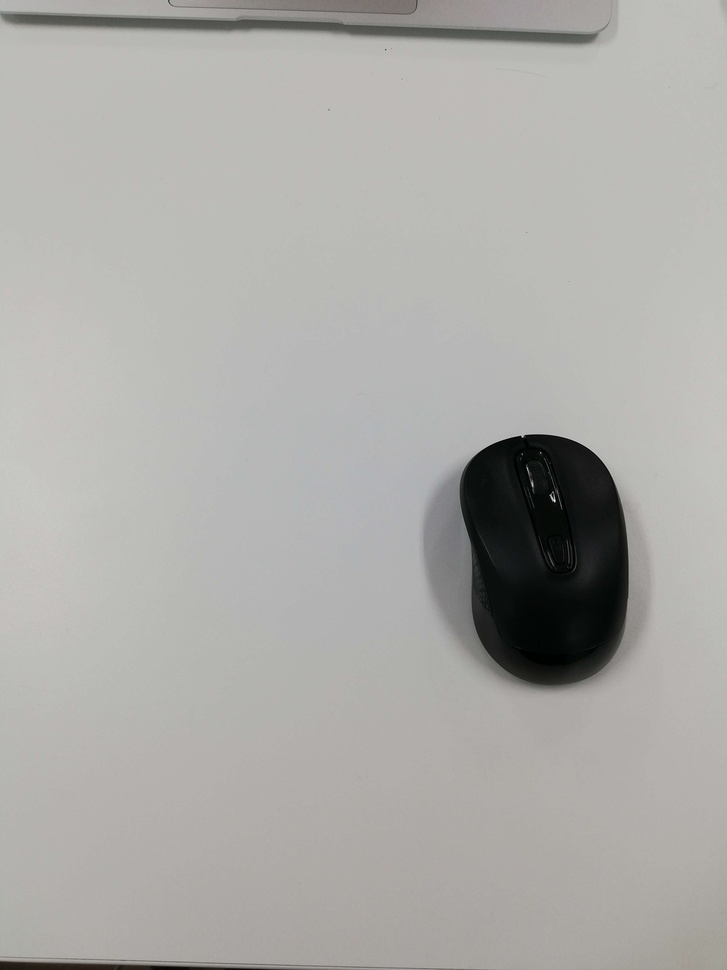
#> input picture gazou3/a.jpeg, 727 x 970 px, shrunk from 3456 x 4608 before the run
$ python 2.py
#> lines starting #> are read from the running program, lines starting #| are printed output that depends on the picture
import cv2
import argparse
import numpy as np

if __name__ == "__main__":
    img_1 = cv2.imread("a.jpeg") #画像の読み込み
#> img_1 is the input picture: shape (970, 727, 3); mean B, G, R 167.7, 171.1, 172
    img_2 = cv2.imread("b.jpeg")
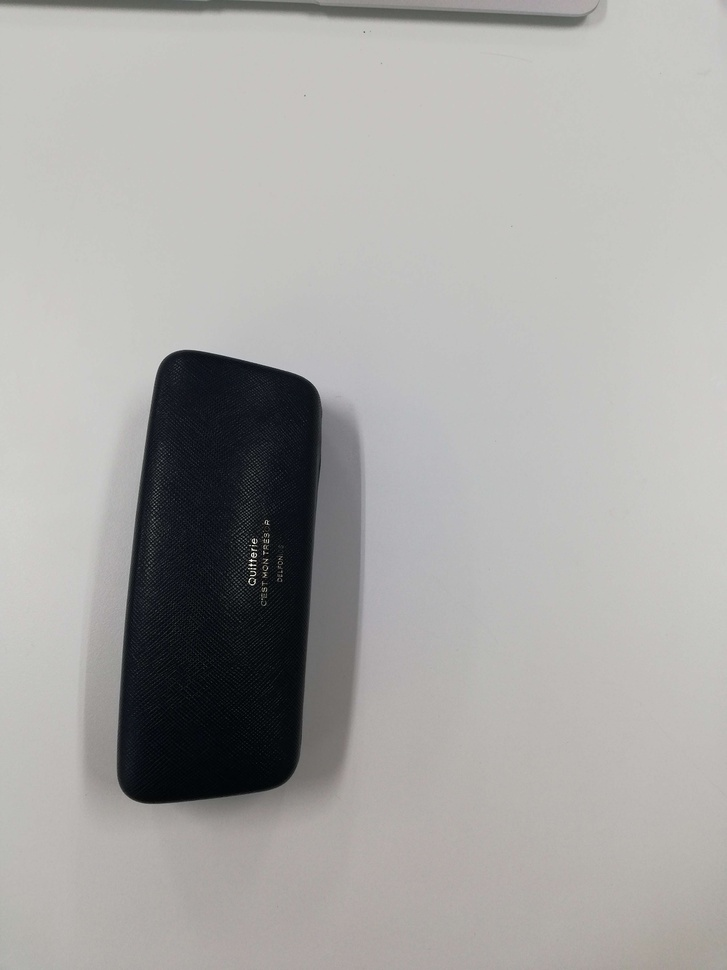
#> input picture gazou3/b.jpeg, 727 x 970 px, shrunk from 3456 x 4608 before the run
#> img_2 is the input picture: shape (970, 727, 3); mean B, G, R 164.8, 167.1, 168

    assert img_1.shape == img_2.shape #画像サイズが違う場合はエラーを返す。

    parser = argparse.ArgumentParser()
    parser.add_argument("--mode", type = str, default = "alpha_blending", help = "average, emboss")

    args = parser.parse_args()

w = img_1.shape[1]
#> w = 727
alpha = np.linspace(0, 1, w).reshape(1, -1, 1)
#> alpha = 727 values from 0 to 1
width_alpha_img = img_1 * alpha + img_2 * (1 - alpha)
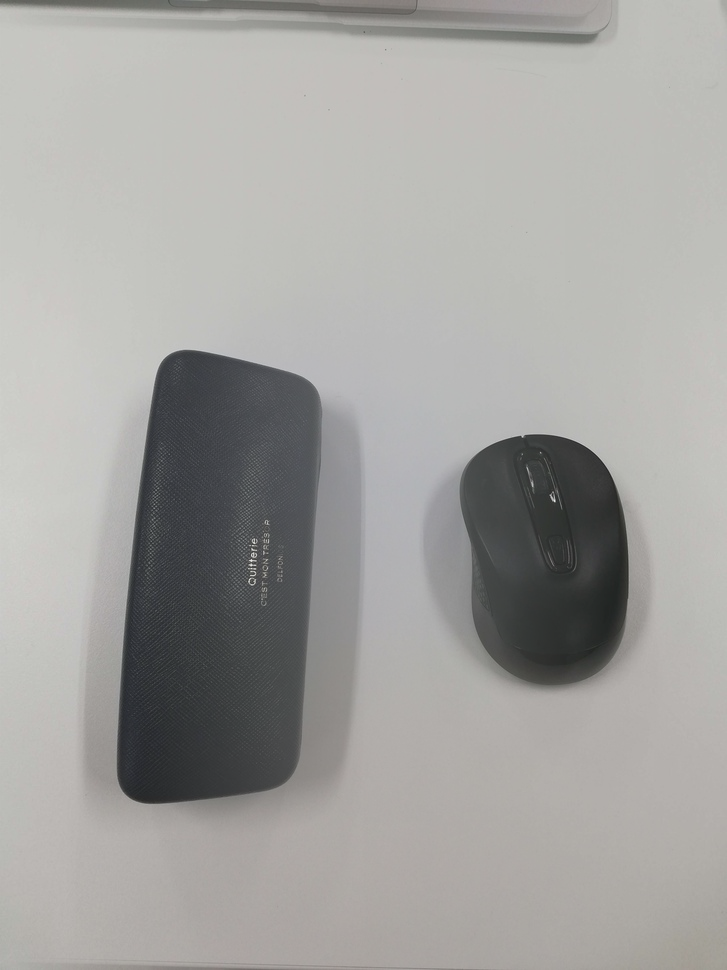
#> width_alpha_img: shape (970, 727, 3) float64; mean B, G, R 160.2, 162.8, 163.6
cv2.imwrite("width_alpha.png", width_alpha_img)
